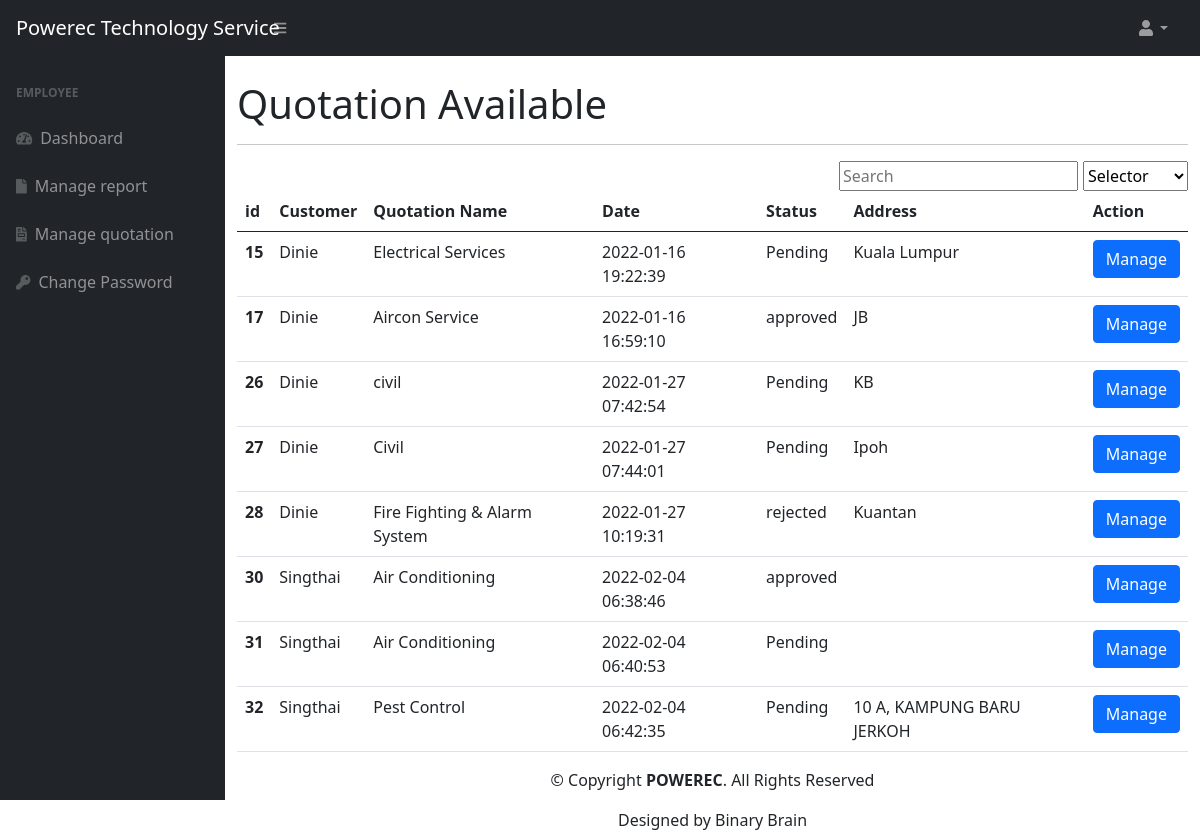
/manage-quotation.php (signed in), run on the app's committed database.
### tables this page shows
CREATE TABLE `quotation` (
  `qid` int(11) NOT NULL,
  `service` text DEFAULT NULL,
  `status` varchar(10) DEFAULT 'Pending',
  `date` timestamp NOT NULL DEFAULT current_timestamp(),
  `q_addr` text NOT NULL,
  `uid` int(11) NOT NULL
);

CREATE TABLE `users` (
  `id` int(11) NOT NULL,
  `u_name` varchar(255) DEFAULT NULL,
  `u_email` varchar(255) DEFAULT NULL,
  `u_password` varchar(300) DEFAULT NULL,
  `u_contactno` varchar(11) DEFAULT NULL,
  `u_address` varchar(255) DEFAULT NULL,
  `user_type` int(2) NOT NULL DEFAULT 1,
  `u_posting_date` timestamp NOT NULL DEFAULT current_timestamp()
);

### manage-quotation.php (the view, shortened to what this page needs)
<?php session_start();
include_once('includes/config.php');
if (strlen($_SESSION['id']==0)) {
  header('location:logout.php');
  } else{
?>
<!DOCTYPE html>
<html lang="en">
    <head>
        <link href="https://cdn.jsdelivr.net/npm/simple-datatables@latest/dist/style.css" rel="stylesheet" />
        <link href="css/styles.css" rel="stylesheet" />
    </head>
    <body class="sb-nav-fixed">
      <?php include_once('includes/navbar.php');?>
        <div id="layoutSidenav">
          <?php include_once('includes/e_sidebar.php');?>
            <div id="layoutSidenav_content">
            <main>
            <div class="container-fluid">
              <h1 class="mt-4">Quotation Available</h1>
              <hr />
                        <div style="display: flex; justify-content: flex-end;">
                          <input type="text" id="search" placeholder="Search" style="margin-right: 5px;">
                          <select id="select">
                            <option value="">Selector</option>
                          </select>
                        </div>
            <table class="table">
            <thead>
              <tr>
                <th scope="col">id</th>
                <th scope="col">Customer</th>
                <th scope="col">Quotation Name</th>
                <th scope="col">Date</th>
                <th scope="col">Status</th>
                <th scope="col">Address</th>
                <th scope="col">Action</th>
              </tr>
            </thead>
            <tbody id="myTable">
              <?php
                $result = $con->query("SELECT * FROM quotation q, users u WHERE q.uid=u.id;") or die($con->error());
                if ($result->num_rows > 0){
                  while ($row = $result->fetch_assoc()){
                    ?>
              <tr>
                <th scope="row"><?php echo $row['qid']; ?></th>
                <td><?php echo $row['u_name']; ?></td>
                <td><?php echo $row['service']; ?></td>
                <td><?php echo $row['date']; ?></td>
                <td><?php echo $row['status']; ?></td>
                <td><?php echo $row['q_addr']; ?></td>
                <td>
                   <a href="add-item.php?qid=<?php echo $row['qid']; ?>" class="btn btn-primary">Manage</a>
                </td>
              </tr>
              <?php }}else{ ?>
                <h3>No Quotation Available.</h3>
              <?php } ?>
            </tbody>
          </table>
        </div>
                </main>
  <?php include('includes/footer.php');?>
    </body>
</html>
<?php } ?>

### data on the page
quotation: qid "15", uid.u_name "Dinie", service "Electrical Services", date "2022-01-16 19:22:39", status "Pending", q_addr "Kuala Lumpur"
quotation: qid "17", uid.u_name "Dinie", service "Aircon Service", date "2022-01-16 16:59:10", status "approved", q_addr "JB"
quotation: qid "26", uid.u_name "Dinie", service "civil", date "2022-01-27 07:42:54", status "Pending", q_addr "KB"
quotation: qid "27", uid.u_name "Dinie", service "Civil", date "2022-01-27 07:44:01", status "Pending", q_addr "Ipoh"
quotation: qid "28", uid.u_name "Dinie", service "Fire Fighting & Alarm System", date "2022-01-27 10:19:31", status "rejected", q_addr "Kuantan"
quotation: qid "30", uid.u_name "Singthai", service "Air Conditioning", date "2022-02-04 06:38:46", status "approved"
quotation: qid "31", uid.u_name "Singthai", service "Air Conditioning", date "2022-02-04 06:40:53", status "Pending"
quotation: qid "32", uid.u_name "Singthai", service "Pest Control", date "2022-02-04 06:42:35", status "Pending", q_addr "10 A, KAMPUNG BARU JERKOH"
